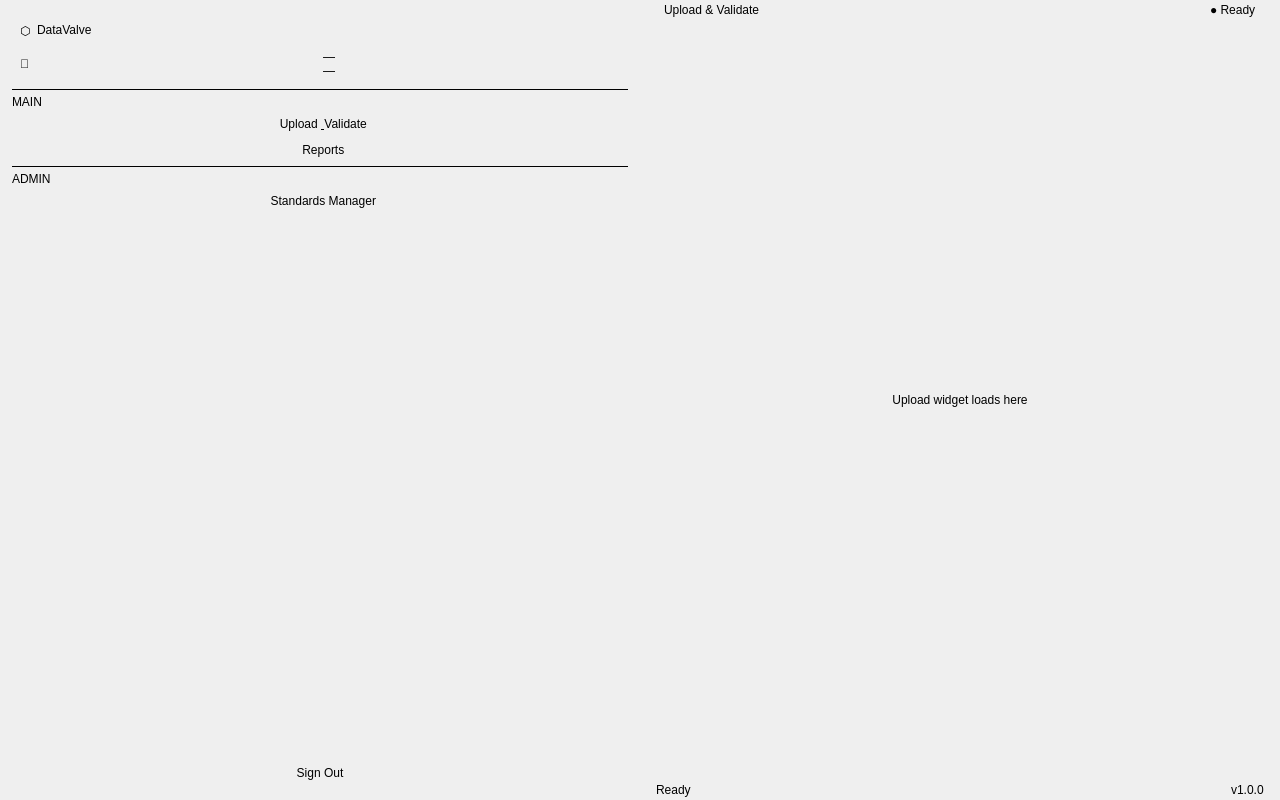
<?xml version="1.0" encoding="UTF-8"?>
<ui version="4.0">
 <class>MainWindow</class>
 <widget class="QMainWindow" name="MainWindow">
  <property name="geometry">
   <rect>
    <x>0</x>
    <y>0</y>
    <width>1280</width>
    <height>800</height>
   </rect>
  </property>
  <property name="windowTitle">
   <string>DataValve — Data Validation Engine</string>
  </property>
  <property name="minimumSize">
   <size><width>1024</width><height>680</height></size>
  </property>

  <widget class="QWidget" name="centralWidget">
   <layout class="QHBoxLayout" name="centralLayout">
    <property name="spacing"><number>0</number></property>
    <property name="leftMargin"><number>0</number></property>
    <property name="topMargin"><number>0</number></property>
    <property name="rightMargin"><number>0</number></property>
    <property name="bottomMargin"><number>0</number></property>

    <!-- ═══════════════════════════════════════════════════════
         SIDEBAR
    ════════════════════════════════════════════════════════ -->
    <item>
     <widget class="QFrame" name="sidebar">
      <property name="minimumWidth"><number>220</number></property>
      <property name="maximumWidth"><number>220</number></property>

      <layout class="QVBoxLayout" name="sidebarLayout">
       <property name="spacing"><number>4</number></property>
       <property name="leftMargin"><number>12</number></property>
       <property name="rightMargin"><number>12</number></property>
       <property name="topMargin"><number>20</number></property>
       <property name="bottomMargin"><number>16</number></property>

       <!-- App logo / title -->
       <item>
        <widget class="QFrame" name="sidebarBrandFrame">
         <layout class="QHBoxLayout">
          <property name="leftMargin"><number>8</number></property>
          <property name="topMargin"><number>0</number></property>
          <property name="bottomMargin"><number>0</number></property>
          <item>
           <widget class="QLabel" name="sidebarLogoLabel">
            <property name="text"><string>⬡</string></property>
           </widget>
          </item>
          <item>
           <widget class="QLabel" name="sidebarAppNameLabel">
            <property name="text"><string>DataValve</string></property>
           </widget>
          </item>
          <item>
           <spacer>
            <property name="orientation"><enum>Qt::Horizontal</enum></property>
            <property name="sizeHint" stdset="0"><size><width>40</width><height>20</height></size></property>
           </spacer>
          </item>
         </layout>
        </widget>
       </item>

       <!-- User badge -->
       <item>
        <widget class="QFrame" name="userBadgeFrame">
         <layout class="QHBoxLayout">
          <property name="leftMargin"><number>8</number></property>
          <property name="rightMargin"><number>8</number></property>
          <property name="topMargin"><number>6</number></property>
          <property name="bottomMargin"><number>6</number></property>
          <item>
           <widget class="QLabel" name="userAvatarLabel">
            <property name="text"><string>👤</string></property>
           </widget>
          </item>
          <item>
           <layout class="QVBoxLayout">
            <property name="spacing"><number>0</number></property>
            <item>
             <widget class="QLabel" name="userNameLabel">
              <property name="text"><string>—</string></property>
             </widget>
            </item>
            <item>
             <widget class="QLabel" name="userRoleLabel">
              <property name="text"><string>—</string></property>
             </widget>
            </item>
           </layout>
          </item>
         </layout>
        </widget>
       </item>

       <!-- Divider -->
       <item>
        <widget class="QFrame" name="sidebarDivider1">
         <property name="frameShape"><enum>QFrame::HLine</enum></property>
         <property name="frameShadow"><enum>QFrame::Plain</enum></property>
        </widget>
       </item>

       <!-- SECTION: MAIN -->
       <item>
        <widget class="QLabel" name="sectionMainLabel">
         <property name="text"><string>MAIN</string></property>
        </widget>
       </item>

       <item>
        <widget class="QPushButton" name="navUploadBtn">
         <property name="text"><string>  Upload &amp; Validate</string></property>
         <property name="checkable"><bool>true</bool></property>
         <property name="flat"><bool>true</bool></property>
        </widget>
       </item>

       <item>
        <widget class="QPushButton" name="navReportsBtn">
         <property name="text"><string>  Reports</string></property>
         <property name="checkable"><bool>true</bool></property>
         <property name="flat"><bool>true</bool></property>
        </widget>
       </item>

       <!-- Divider -->
       <item>
        <widget class="QFrame" name="sidebarDivider2">
         <property name="frameShape"><enum>QFrame::HLine</enum></property>
         <property name="frameShadow"><enum>QFrame::Plain</enum></property>
        </widget>
       </item>

       <!-- SECTION: ADMIN — hidden for workers -->
       <item>
        <widget class="QLabel" name="sectionAdminLabel">
         <property name="text"><string>ADMIN</string></property>
        </widget>
       </item>

       <item>
        <widget class="QPushButton" name="navStandardsBtn">
         <property name="text"><string>  Standards Manager</string></property>
         <property name="checkable"><bool>true</bool></property>
         <property name="flat"><bool>true</bool></property>
        </widget>
       </item>

       <!-- Spacer pushes logout to bottom -->
       <item>
        <spacer>
         <property name="orientation"><enum>Qt::Vertical</enum></property>
         <property name="sizeHint" stdset="0"><size><width>20</width><height>40</height></size></property>
        </spacer>
       </item>

       <!-- Logout -->
       <item>
        <widget class="QPushButton" name="logoutButton">
         <property name="text"><string>Sign Out</string></property>
         <property name="flat"><bool>true</bool></property>
        </widget>
       </item>

      </layout>
     </widget>
    </item>

    <!-- ═══════════════════════════════════════════════════════
         MAIN CONTENT AREA (stacked pages)
    ════════════════════════════════════════════════════════ -->
    <item>
     <layout class="QVBoxLayout" name="contentAreaLayout">
      <property name="spacing"><number>0</number></property>
      <property name="leftMargin"><number>0</number></property>
      <property name="topMargin"><number>0</number></property>
      <property name="rightMargin"><number>0</number></property>
      <property name="bottomMargin"><number>0</number></property>

      <!-- Top bar -->
      <item>
       <widget class="QFrame" name="topBar">
        <property name="maximumHeight"><number>52</number></property>
        <layout class="QHBoxLayout" name="topBarLayout">
         <property name="leftMargin"><number>24</number></property>
         <property name="rightMargin"><number>24</number></property>
         <property name="topMargin"><number>0</number></property>
         <property name="bottomMargin"><number>0</number></property>

         <item>
          <widget class="QLabel" name="pageHeadingLabel">
           <property name="text"><string>Upload &amp; Validate</string></property>
          </widget>
         </item>
         <item>
          <spacer>
           <property name="orientation"><enum>Qt::Horizontal</enum></property>
           <property name="sizeHint" stdset="0"><size><width>40</width><height>20</height></size></property>
          </spacer>
         </item>
         <item>
          <widget class="QLabel" name="statusIndicatorLabel">
           <property name="text"><string>● Ready</string></property>
          </widget>
         </item>
        </layout>
       </widget>
      </item>

      <!-- QStackedWidget pages -->
      <item>
       <widget class="QStackedWidget" name="pageStack">

        <!-- Upload page -->
        <widget class="QWidget" name="pageUpload">
         <layout class="QVBoxLayout" name="pageUploadLayout">
          <property name="leftMargin"><number>24</number></property>
          <property name="rightMargin"><number>24</number></property>
          <property name="topMargin"><number>24</number></property>
          <property name="bottomMargin"><number>24</number></property>
          <!-- UploadWidget will be instantiated in code and added here -->
          <item>
           <widget class="QLabel" name="uploadPlaceholderLabel">
            <property name="text"><string>Upload widget loads here</string></property>
            <property name="alignment"><set>Qt::AlignCenter</set></property>
           </widget>
          </item>
         </layout>
        </widget>

        <!-- Reports page -->
        <widget class="QWidget" name="pageReports">
         <layout class="QVBoxLayout" name="pageReportsLayout">
          <property name="leftMargin"><number>24</number></property>
          <property name="rightMargin"><number>24</number></property>
          <property name="topMargin"><number>24</number></property>
          <property name="bottomMargin"><number>24</number></property>
          <item>
           <widget class="QLabel" name="reportsPlaceholderLabel">
            <property name="text"><string>Reports table loads here</string></property>
            <property name="alignment"><set>Qt::AlignCenter</set></property>
           </widget>
          </item>
         </layout>
        </widget>

        <!-- Standards manager (admin only) -->
        <widget class="QWidget" name="pageStandards">
         <layout class="QVBoxLayout" name="pageStandardsLayout">
          <property name="leftMargin"><number>24</number></property>
          <property name="rightMargin"><number>24</number></property>
          <property name="topMargin"><number>24</number></property>
          <property name="bottomMargin"><number>24</number></property>
          <item>
           <widget class="QLabel" name="standardsPlaceholderLabel">
            <property name="text"><string>Standards manager loads here</string></property>
            <property name="alignment"><set>Qt::AlignCenter</set></property>
           </widget>
          </item>
         </layout>
        </widget>

       </widget>
      </item>

      <!-- Status bar strip -->
      <item>
       <widget class="QFrame" name="statusBar">
        <property name="maximumHeight"><number>28</number></property>
        <layout class="QHBoxLayout" name="statusBarLayout">
         <property name="leftMargin"><number>16</number></property>
         <property name="rightMargin"><number>16</number></property>
         <property name="topMargin"><number>0</number></property>
         <property name="bottomMargin"><number>0</number></property>
         <item>
          <widget class="QLabel" name="statusBarLabel">
           <property name="text"><string>Ready</string></property>
          </widget>
         </item>
         <item>
          <spacer>
           <property name="orientation"><enum>Qt::Horizontal</enum></property>
           <property name="sizeHint" stdset="0"><size><width>40</width><height>20</height></size></property>
          </spacer>
         </item>
         <item>
          <widget class="QLabel" name="versionLabel">
           <property name="text"><string>v1.0.0</string></property>
          </widget>
         </item>
        </layout>
       </widget>
      </item>

     </layout>
    </item>

   </layout>
  </widget>

 </widget>
 <resources/>
 <connections/>
</ui>
